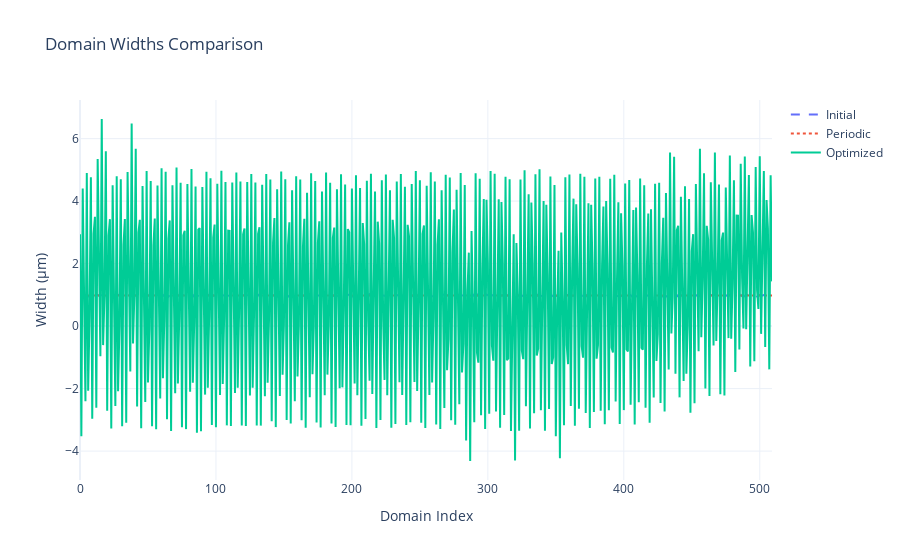
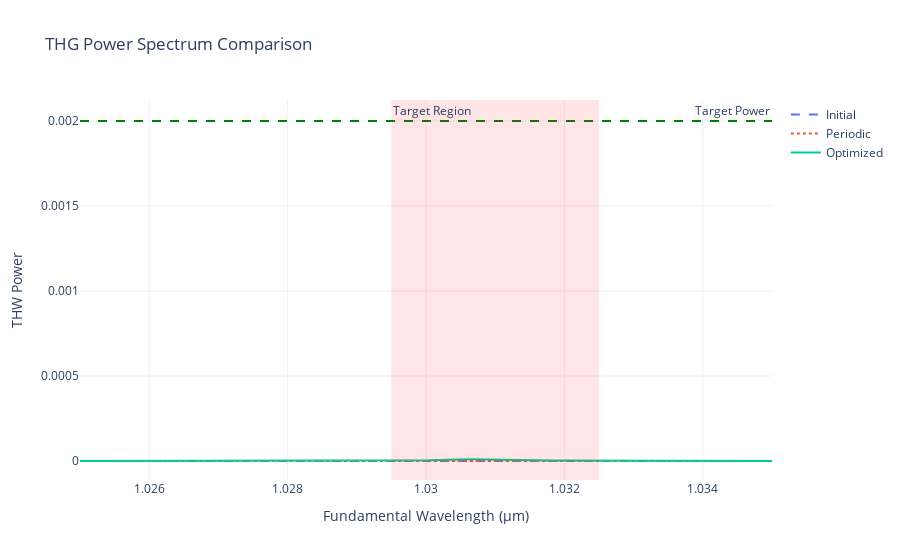
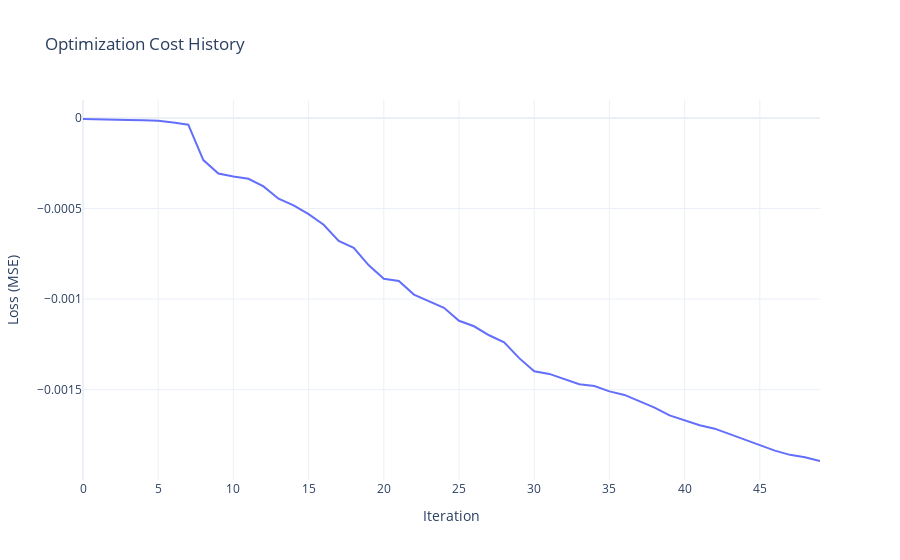

Notebook cell for these charts, in order:
### Code cell
# 3. Visualize optimization results
print("4. Visualizing optimization results...")
plot_domain_widths(initial_widths, optimized_widths, periodic_widths)
plot_thw_power_spectrum(initial_widths, optimized_widths, periodic_widths, sim_params, config)
plot_cost_history(loss_history)

### Figure 1 — Plotly figure (JSON) as saved in the notebook; plotly's stock layout.template omitted (floating-point values rounded to 4 significant figures; data arrays with more than 128 entries replaced by an {"elided": "..."} marker saying what was removed)
{"data": [{"line": {"dash": "dash"}, "mode": "lines", "name": "Initial", "type": "scatter", "y": {"elided": "510 float values"}}, {"line": {"dash": "dot"}, "mode": "lines", "name": "Periodic", "type": "scatter", "y": {"elided": "510 float values"}}, {"mode": "lines", "name": "Optimized", "type": "scatter", "y": {"elided": "510 float values"}}], "layout": {"title": {"text": "Domain Widths Comparison"}, "xaxis": {"title": {"text": "Domain Index"}}, "yaxis": {"title": {"text": "Width (μm)"}}}}

### Figure 2 — Plotly figure (JSON) as saved in the notebook; plotly's stock layout.template omitted (floating-point values rounded to 4 significant figures; data arrays with more than 128 entries replaced by an {"elided": "..."} marker saying what was removed)
{"data": [{"line": {"dash": "dash"}, "mode": "lines", "name": "Initial", "type": "scatter", "x": {"elided": "500 float values"}, "y": {"elided": "500 float values"}}, {"line": {"dash": "dot"}, "mode": "lines", "name": "Periodic", "type": "scatter", "x": {"elided": "500 float values"}, "y": {"elided": "500 float values"}}, {"mode": "lines", "name": "Optimized", "type": "scatter", "x": {"elided": "500 float values"}, "y": {"elided": "500 float values"}}], "layout": {"annotations": [{"showarrow": false, "text": "Target Power", "x": 1, "xanchor": "right", "xref": "x domain", "y": 0.002, "yanchor": "bottom", "yref": "y"}, {"showarrow": false, "text": "Target Region", "x": 1.029, "xanchor": "left", "xref": "x", "y": 1, "yanchor": "top", "yref": "y domain"}], "shapes": [{"line": {"color": "green", "dash": "dash", "width": 2}, "type": "line", "x0": 0, "x1": 1, "xref": "x domain", "y0": 0.002, "y1": 0.002, "yref": "y"}, {"fillcolor": "red", "line": {"width": 0}, "opacity": 0.1, "type": "rect", "x0": 1.029, "x1": 1.032, "xref": "x", "y0": 0, "y1": 1, "yref": "y domain"}], "title": {"text": "THG Power Spectrum Comparison"}, "xaxis": {"title": {"text": "Fundamental Wavelength (μm)"}}, "yaxis": {"title": {"text": "THW Power"}}}}

### Figure 3 — Plotly figure (JSON) as saved in the notebook; plotly's stock layout.template omitted (floating-point values rounded to 4 significant figures)
{"data": [{"mode": "lines", "name": "Loss", "type": "scatter", "y": [-5.934e-06, -6.398e-06, -8.979e-06, -1.094e-05, -1.299e-05, -1.62e-05, -2.491e-05, -3.742e-05, -0.0002325, -0.0003067, -0.0003234, -0.0003362, -0.000378, -0.0004458, -0.0004832, -0.0005311, -0.0005898, -0.0006793, -0.0007173, -0.0008139, -0.0008877, -0.0008998, -0.0009751, -0.00101, -0.001048, -0.00112, -0.00115, -0.0012, -0.001239, -0.001326, -0.001398, -0.001413, -0.001439, -0.00147, -0.00148, -0.00151, -0.001529, -0.001565, -0.001599, -0.001642, -0.001669, -0.001696, -0.001715, -0.001746, -0.001777, -0.001809, -0.001836, -0.00186, -0.001874, -0.001894]}], "layout": {"title": {"text": "Optimization Cost History"}, "xaxis": {"title": {"text": "Iteration"}}, "yaxis": {"title": {"text": "Loss (MSE)"}}}}
